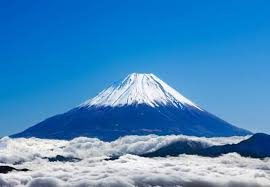
#> input picture mauntain_huji.jpg, 270 x 187 px
$ python pil_test.py
#> lines starting #> are read from the running program, lines starting #| are printed output that depends on the picture
from PIL import Image
from PIL import ImageFilter

img = Image.open( 'mauntain_huji.jpg' )
#> img is the input picture: PIL image 270x187 RGB; mean R, G, B 68.4, 138.6, 193.3

gimg = img.filter(ImageFilter.EMBOSS)
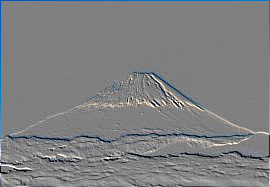
#> gimg: PIL image 270x187 RGB; mean R, G, B 126.3, 127.9, 129.3

gimg.save( 'moza.jpg' )
